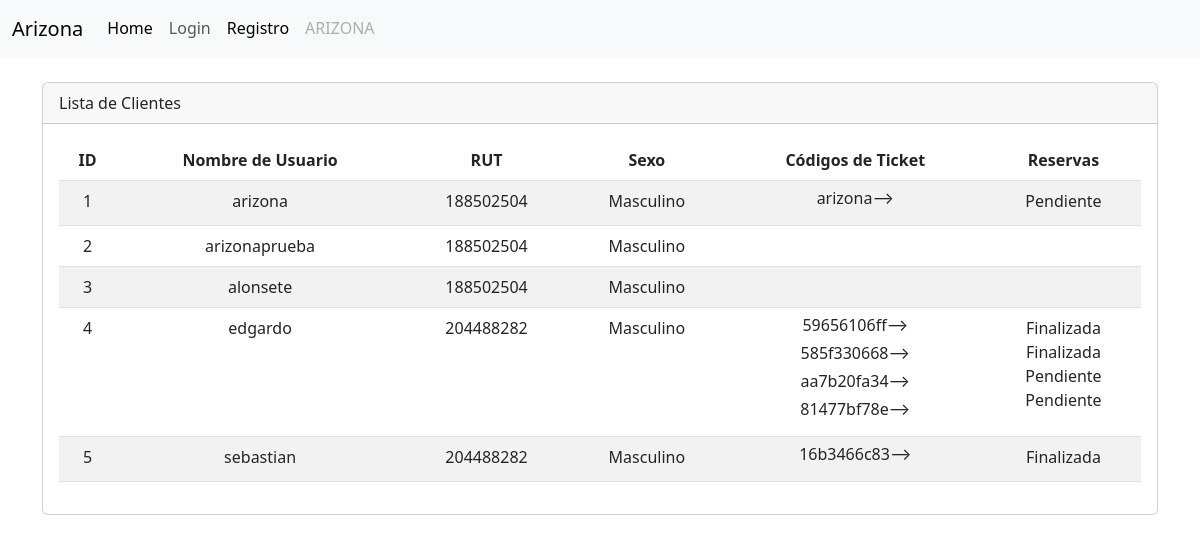
/cliente/list/, run on an earlier commit of the app's database.
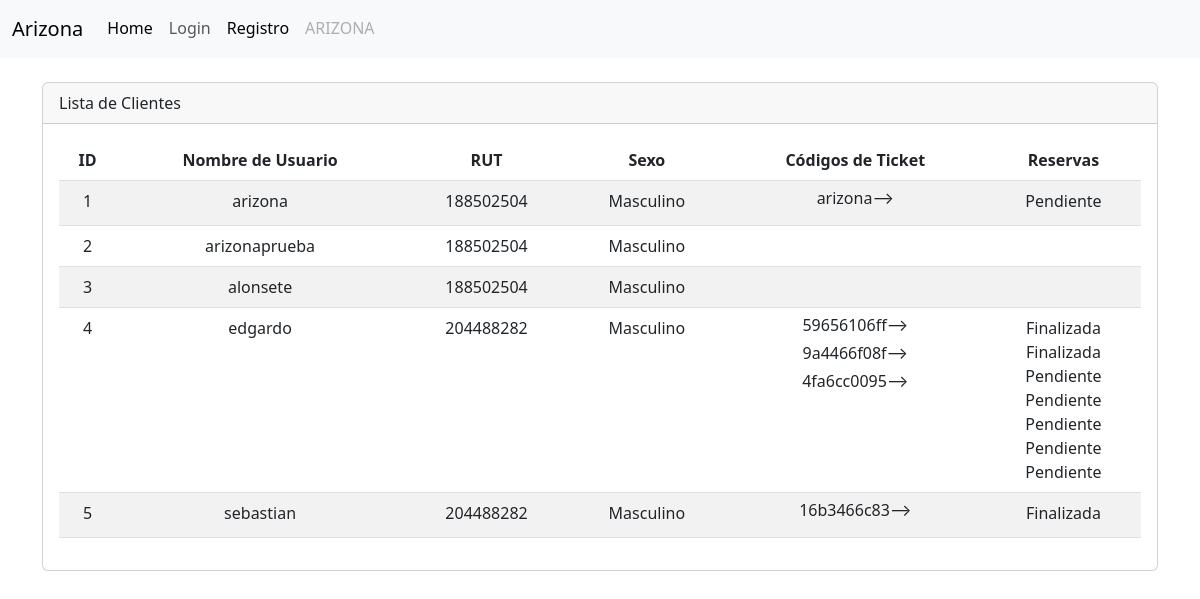
And on a later commit of the database.
### cliente/models.py (models this page shows, shortened)
class Cliente(models.Model):
    SEXO = [
        ('F', 'Femenino'),
        ('M', 'Masculino'),
    ]
    user = models.OneToOneField(
        'accounts.User',
        verbose_name='Usuario',
        on_delete=models.CASCADE
    )
    rut = models.CharField(max_length=10)
    sexo = models.CharField(max_length=10, choices=SEXO)

class Ticket(models.Model):
    cliente = models.ForeignKey(Cliente, on_delete=models.CASCADE)
    codigo = models.CharField(max_length=10)
    fecha_envio = models.DateTimeField(auto_now_add=True)
    reserva = models.ForeignKey(Reserva, on_delete=models.CASCADE)

class Reserva(models.Model):
    cliente = models.ForeignKey(Cliente, on_delete=models.CASCADE)
    agenda = models.ForeignKey(Agenda, on_delete=models.CASCADE)
    dia = models.DateField()
    ESTADO_CHOICES = [
        ('disponible', 'Disponible'),
        ('pendiente', 'Pendiente'),
        ('finalizada', 'Finalizada'),
    ]
    estado = models.CharField(max_length=20, choices=ESTADO_CHOICES, default='disponible')
    class Meta:
        unique_together = ('agenda', 'cliente', 'dia')

### accounts/models.py (models this page shows, shortened)
class User(AbstractBaseUser, PermissionsMixin):
    id = models.AutoField(primary_key=True, unique=True)
    username = models.CharField(
        'Usuario', max_length=30, unique=True, validators=[
            validators.RegexValidator(
                re.compile('^[\w.@+-]+$'),
                'ingrese un nombre de usuario valido '
                'Este valor debe contener solo letras, números '
                'excepto: @/./+/-/_.',
                'invalid'
            )
        ],
        help_text='Un nombre corto que sera usado'+
                  ' para identificarlo de forma unica en la plataforma.'
    )
    name = models.CharField('Nombre', max_length=20)
    apellidos = models.CharField('Apellidos', max_length=30)
    email = models.EmailField('Email', unique=True)
    is_staff = models.BooleanField('Admin', default=False)
    is_active = models.BooleanField('Ativo', default=True)
    date_joined = models.DateTimeField('Data de Entrada', auto_now_add=True)
    roles = models.ForeignKey(Rol, on_delete=models.CASCADE, blank=True, null=True)
    USERNAME_FIELD = 'username'
    REQUIRED_FIELDS = ['email']
    objects = CustomUserManager()
    class Meta:
        verbose_name = 'Usuario'
        verbose_name_plural = 'Usuarios'

### cliente/views.py (the view)
# urls.py: path('list/', views.cliente_list, name='cliente_list'),
def cliente_list(request):
    clientes = Cliente.objects.all()
    context = {'clientes': clientes}
    return render(request, 'cliente/listar.html', context)

### servicio/models.py (called while the page is built)
    def __str__(self):
        return self.nombre

    def __str__(self):
        return f'Cancha {self.numeracion}'

    def __str__(self):
        return f'{self.hora_inicio.strftime("%I:%M %p")} - {self.hora_fin.strftime("%I:%M %p")}'

### cliente/templates/cliente/listar.html (shortened to what this page needs)
{% extends "layout.html" %}
{% load static %}
{% load humanize %}
{% block container %}
<div class="container">
  <br>
  <div class="card">
    <div class="card-header">
      Lista de Clientes
    </div>
    <div class="card-body">
      <div class="table-responsive text-center">
        <table class="table table-striped table-hover">
          <thead>
            <tr>
              <th>ID</th>
              <th>Nombre de Usuario </th>
              <th>RUT</th>
              <th>Sexo</th>
              <th>Códigos de Ticket</th>
              <th>Reservas</th>
            </tr>
          </thead>
          <tbody>
            {% for cliente in clientes %}
            <tr>
              <td>{{ cliente.id }}</td>
              <td>{{ cliente.user.username }}</td>
              <td>{{ cliente.rut }}</td>
              <td>{{ cliente.get_sexo_display }}</td>
              <td>
                {% for ticket in cliente.ticket_set.all %}
                <a class="btn ticket-modal-button" data-target="#ticketModal{{ ticket.codigo }}" data-toggle="modal"
                  style="margin-top: -10px;">{{ ticket.codigo }}&#10230;</a><br>
                {% endfor %}
              </td>
              <td>
                {% for reserva in cliente.reserva_set.all %}
                {{ reserva.get_estado_display }}<br>
                {% endfor %}
              </td>
            </tr>
            {% endfor %}
          </tbody>
        </table>
      </div>
    </div>
  </div>
</div>
{% endblock %}

What changed in the data, as far as the page shows it:
removed Ticket: codigo "585f330668", shown under Cliente "edgardo"
removed Ticket: codigo "aa7b20fa34", shown under Cliente "edgardo"
removed Ticket: codigo "81477bf78e", shown under Cliente "edgardo"
added Ticket: codigo "9a4466f08f", shown under Cliente "edgardo"
added Ticket: codigo "4fa6cc0095", shown under Cliente "edgardo"
added Reserva: estado "Pendiente", shown under Cliente "edgardo"
added Reserva: estado "Pendiente", shown under Cliente "edgardo"
added Reserva: estado "Pendiente", shown under Cliente "edgardo"
